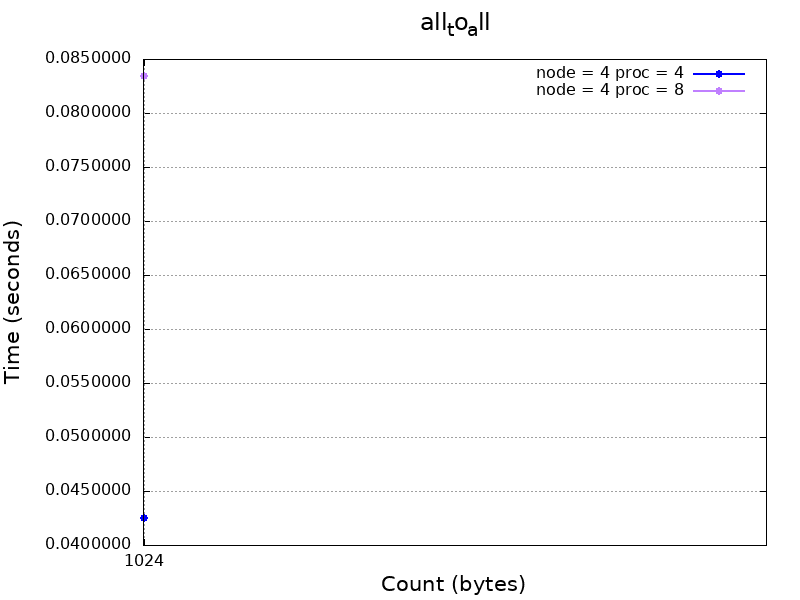

Generate this figure with gnuplot:
set colorsequence podo
set terminal png size 800, 600
set output "all_to_all.png"
set title "all_to_all" font 'Calibri,18'
set xlabel "Count (bytes)" font 'Calibri,16'
set ylabel "Time (seconds)" font 'Calibri,16'
set format y "%.7f"
set format x "%.0f"
set xtics font 'Calibri,12'
set ytics font 'Calibri,12'
set grid

# Установка явных значений для xtics
set xtics (1024)
set xrange [1:1048576]   # Устанавливаем диапазон по оси X от 1 до 1048576

# Используем логарифмическую шкалу по оси Y
#set logscale x

# Построение графиков с данными из файлов
plot '../all_to_all_4node_4proc' using 1:2 title "node = 4 proc = 4" with linespoints lw 2 pt 7 lc rgb 'blue', \
     '../all_to_all_4node_8proc' using 1:2 title "node = 4 proc = 8" with linespoints lw 2 pt 7 lc rgb 'purple'
